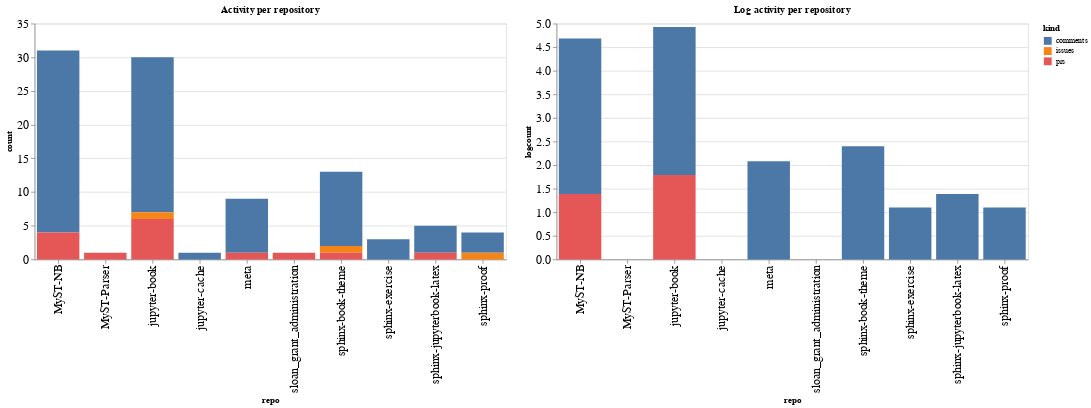

The notebook cell this image was saved under:
### Code cell
ch1 = alt.Chart(repo_summaries, width=600, title="Activity per repository").mark_bar().encode(
    x='repo',
    y='count',
    color='kind',
    tooltip="kind"
)

ch2 = alt.Chart(repo_summaries, width=600, title="Log activity per repository").mark_bar().encode(
    x='repo',
    y='logcount',
    color='kind',
    tooltip="kind"
)

ch1 | ch2

### Figure 1 — Vega-Lite specification as saved in the notebook (floating-point values rounded to 4 significant figures)
{"config": {"axisLeft": {"labelFontSize": 15}, "axisBottom": {"labelFontSize": 15}}, "hconcat": [{"mark": "bar", "encoding": {"color": {"type": "nominal", "field": "kind"}, "tooltip": {"type": "nominal", "field": "kind"}, "x": {"type": "nominal", "field": "repo"}, "y": {"type": "quantitative", "field": "count"}}, "title": "Activity per repository", "width": 600}, {"mark": "bar", "encoding": {"color": {"type": "nominal", "field": "kind"}, "tooltip": {"type": "nominal", "field": "kind"}, "x": {"type": "nominal", "field": "repo"}, "y": {"type": "quantitative", "field": "logcount"}}, "title": "Log activity per repository", "width": 600}], "data": {"name": "data-29a79cd07732013f806a8f9b8fb622bc"}, "$schema": "https://vega.github.io/schema/vega-lite/v4.8.1.json", "datasets": {"data-29a79cd07732013f806a8f9b8fb622bc": [{"repo": "MyST-NB", "kind": "comments", "count": 27, "logcount": 3.296}, {"repo": "MyST-NB", "kind": "prs", "count": 4, "logcount": 1.386}, {"repo": "MyST-Parser", "kind": "prs", "count": 1, "logcount": 0.0}, {"repo": "jupyter-book", "kind": "comments", "count": 23, "logcount": 3.135}, {"repo": "jupyter-book", "kind": "issues", "count": 1, "logcount": 0.0}, {"repo": "jupyter-book", "kind": "prs", "count": 6, "logcount": 1.792}, {"repo": "jupyter-cache", "kind": "comments", "count": 1, "logcount": 0.0}, {"repo": "meta", "kind": "comments", "count": 8, "logcount": 2.079}, {"repo": "meta", "kind": "prs", "count": 1, "logcount": 0.0}, {"repo": "sloan_grant_administration", "kind": "prs", "count": 1, "logcount": 0.0}, {"repo": "sphinx-book-theme", "kind": "comments", "count": 11, "logcount": 2.398}, {"repo": "sphinx-book-theme", "kind": "issues", "count": 1, "logcount": 0.0}, {"repo": "sphinx-book-theme", "kind": "prs", "count": 1, "logcount": 0.0}, {"repo": "sphinx-exercise", "kind": "comments", "count": 3, "logcount": 1.099}, {"repo": "sphinx-jupyterbook-latex", "kind": "comments", "count": 4, "logcount": 1.386}, {"repo": "sphinx-jupyterbook-latex", "kind": "prs", "count": 1, "logcount": 0.0}, {"repo": "sphinx-proof", "kind": "comments", "count": 3, "logcount": 1.099}, {"repo": "sphinx-proof", "kind": "issues", "count": 1, "logcount": 0.0}]}}
